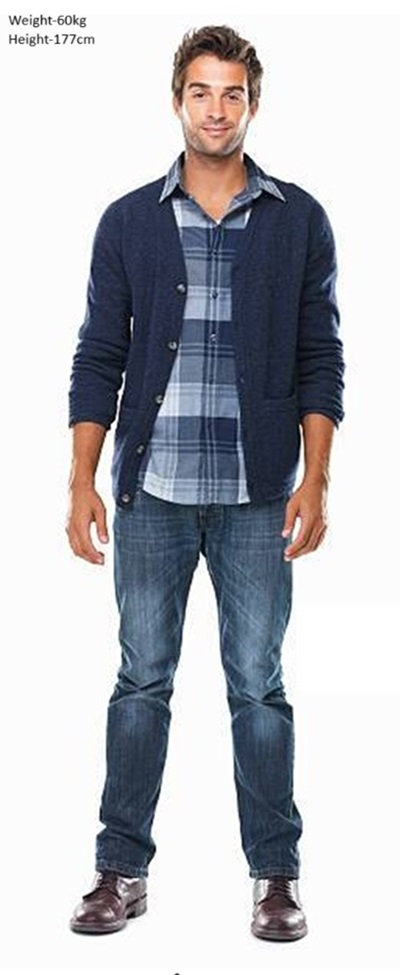
#> input picture test images/test111_w60_H177.jpg, 400 x 975 px; its folder holds only this picture in this run
$ python -i diet_recommender_final.py   (imports and definitions only)
#> lines starting #> are read from the running program, lines starting #| are printed output that depends on the picture; after the words box and inside, x2 and y2 are one past the last pixel; in counts of white or black regions, pixels touching at a corner belong together
import os
import psutil
import time
import subprocess
import fnmatch
import pandas as pd
import numpy as np
import seaborn as sns
import matplotlib.pyplot as plt
from tkinter import *
from tkinter.ttk import *
from PIL import ImageFilter,Image
from tkinter import filedialog, messagebox
from sklearn.cluster import KMeans
from sklearn.model_selection import train_test_split
from sklearn.ensemble import RandomForestClassifier
# loading Python Imaging Library
from PIL import ImageTk, Image
# [1 line not run here, left out]

# [1 line that did not run here, left out]
# [1 line that did not run here, left out]
# [1 line that did not run here, left out]

# [1 line that did not run here, left out]
# [1 line that did not run here, left out]

# [1 line not run here, left out]
# [1 line that did not run here, left out]
# [1 line that did not run here, left out]
# [1 line that did not run here, left out]

def get_bmi():
    global bmivariable
    """
    Takes an image performs image processing using PIL to get BMI
    """
    # Select the Imagename from a folder
    img_content = openfilename()
#> the answer given: test images/test111_w60_H177.jpg

    img = Image.open(img_content).convert('LA')
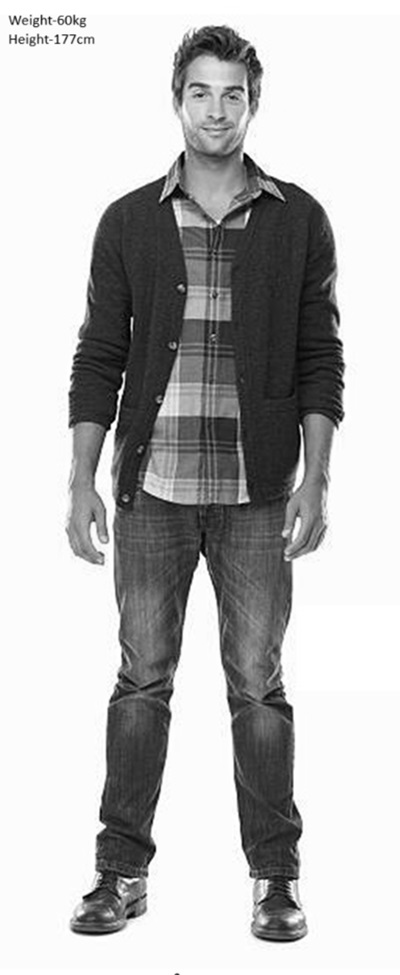
#> img: PIL image 400x975 LA; mean R, G, B, A 185.7, 185.7, 185.7, 255
    img1 = Image.open(img_content)
#> img1 is the input picture: PIL image 400x975 RGB; mean R, G, B 184.5, 185.4, 190.6
    thresh = 250
    fn = lambda x : 0 if x > thresh else 255
    r = img.convert('L').point(fn, mode='1')
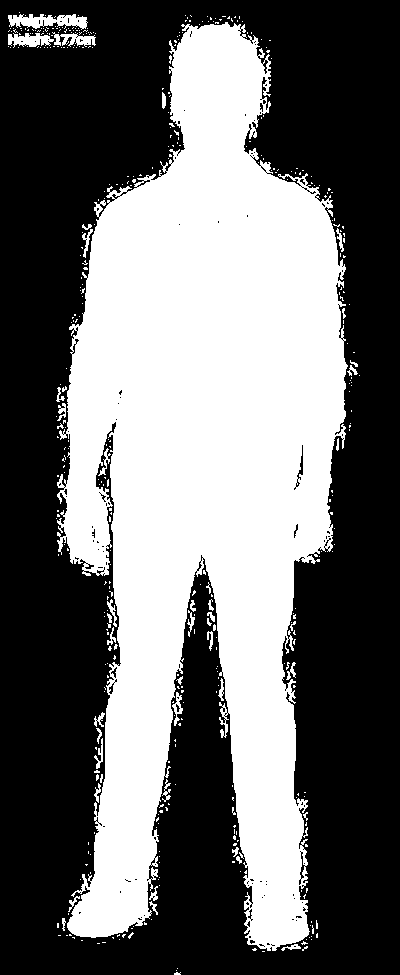
#> r: PIL image 400x975 1; 42.6% white; 440 white regions (397 under 20 px), largest, box (x1, y1, x2, y2) and area: (57, 22, 348, 951) 160992, (8, 14, 88, 30) 771, (8, 33, 54, 48) 430
    current_width, current_height = r.size
#> current_width = 400; current_height = 975
    BMI_list = []

    for i in range(0,8):
        new_width = round(current_width - (current_width * 0.1))
        new_height = round(current_height - (current_height * 0.1))
        r = r.resize((new_width, new_height), Image.LANCZOS)
        r.save('resize_result/'+str(i)+'.png')
        current_width = new_width
        current_height = new_height
        # print(current_width,current_height)
        pix_val = list(r.getdata())

        #Calculating the Area
        area = 0
        for val in pix_val:
            if val == 255:
                area = area + 1

        # print(f"The area of the silhoutte is {area}")

        #Calculating the Height of the person
        iar = np.asarray(r)
        obj_h = 0
        for x in iar:
            for y in x:
                if y:
                    obj_h = obj_h + 1
                    break
        H = obj_h
        #Calculating the BMI
        pie = 22/7
        pie = round(pie,4)

        BMI_img = ((pie * (area**2))/(8*(H**3)) - 4.1219)/0.1963
        #CBMI = (BMI_img - 4.123)/0.1963
        print("\n Pie: %s\n Area: %s Height: %s, BMI_img: %s ",pie, area, H, BMI_img)

        BMI_list.append(BMI_img)
#> this loop made 8 passes
#> pass 1, in get_bmi, `r = r.resize((new_width, new_height), Image.LANCZOS)`:
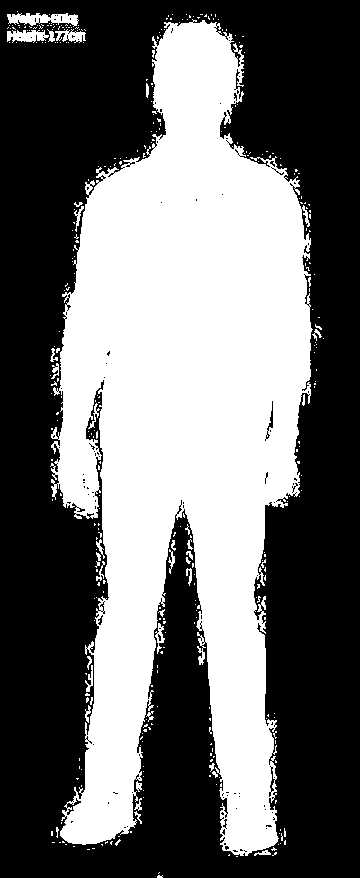
#> r: PIL image 360x878 1; 42.6% white; 362 white regions (327 under 20 px), largest, box (x1, y1, x2, y2) and area: (50, 19, 313, 856) 130896, (7, 13, 79, 27) 607, (7, 30, 49, 43) 368
#> pass 2, in get_bmi, `r = r.resize((new_width, new_height), Image.LANCZOS)`:
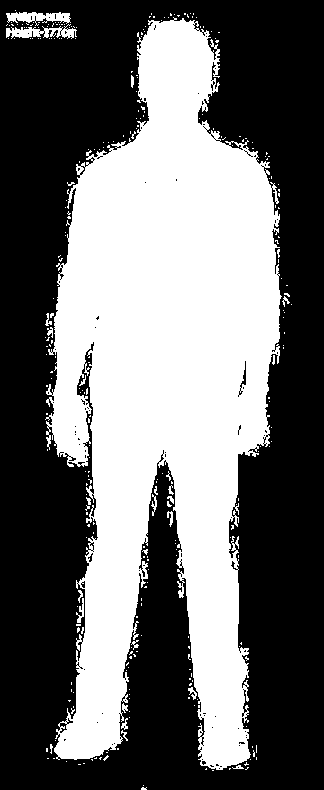
#> r: PIL image 324x790 1; 42.6% white; 294 white regions (271 under 20 px), largest, box (x1, y1, x2, y2) and area: (45, 17, 282, 770) 106337, (6, 24, 77, 39) 533, (6, 12, 71, 26) 514
#> pass 3, in get_bmi, `r = r.resize((new_width, new_height), Image.LANCZOS)`:
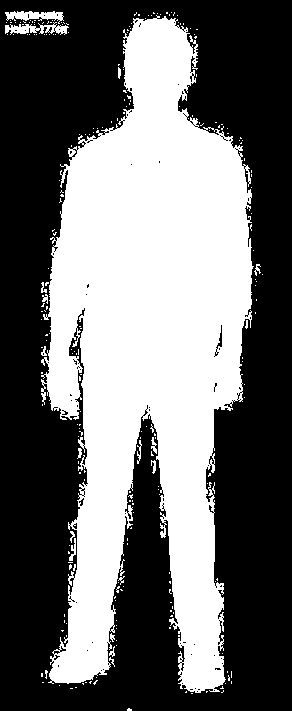
#> r: PIL image 292x711 1; 42.5% white; 245 white regions (227 under 20 px), largest, box (x1, y1, x2, y2) and area: (41, 15, 254, 693) 86241, (5, 22, 69, 35) 423, (5, 11, 64, 24) 416
#> after the loop:
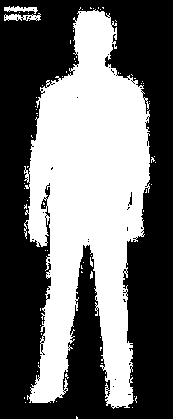
#> r: PIL image 173x419 1; 42.6% white; 74 white regions (71 under 20 px), largest, box (x1, y1, x2, y2) and area: (24, 9, 150, 409) 30352, (4, 13, 41, 21) 172, (4, 6, 38, 14) 142
#> after the loop, BMI_list = [38.14, 32.34, 27.34, 22.58, 18.14, 14.03, 10.81, 7.49]
	# resize the image and apply a high-quality down sampling filter
    img = img1.resize((250, 250), Image.LANCZOS)
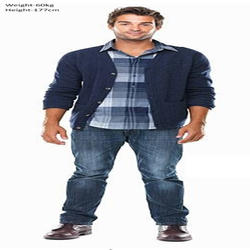
#> img: PIL image 250x250 RGB; mean R, G, B 184.5, 185.3, 190.5
	# PhotoImage class is used to add image to widgets, icons etc
    img = ImageTk.PhotoImage(img1)

    bmivariable = round(np.mean(BMI_list),2)
#> bmivariable = 21.36
    print("\n ibmi mean: %s",bmivariable)
#|  ibmi mean: %s 21.36
    #e7.setvar(bmivariable)
#> (the run stopped early here; a loop or call above may not have finished)
